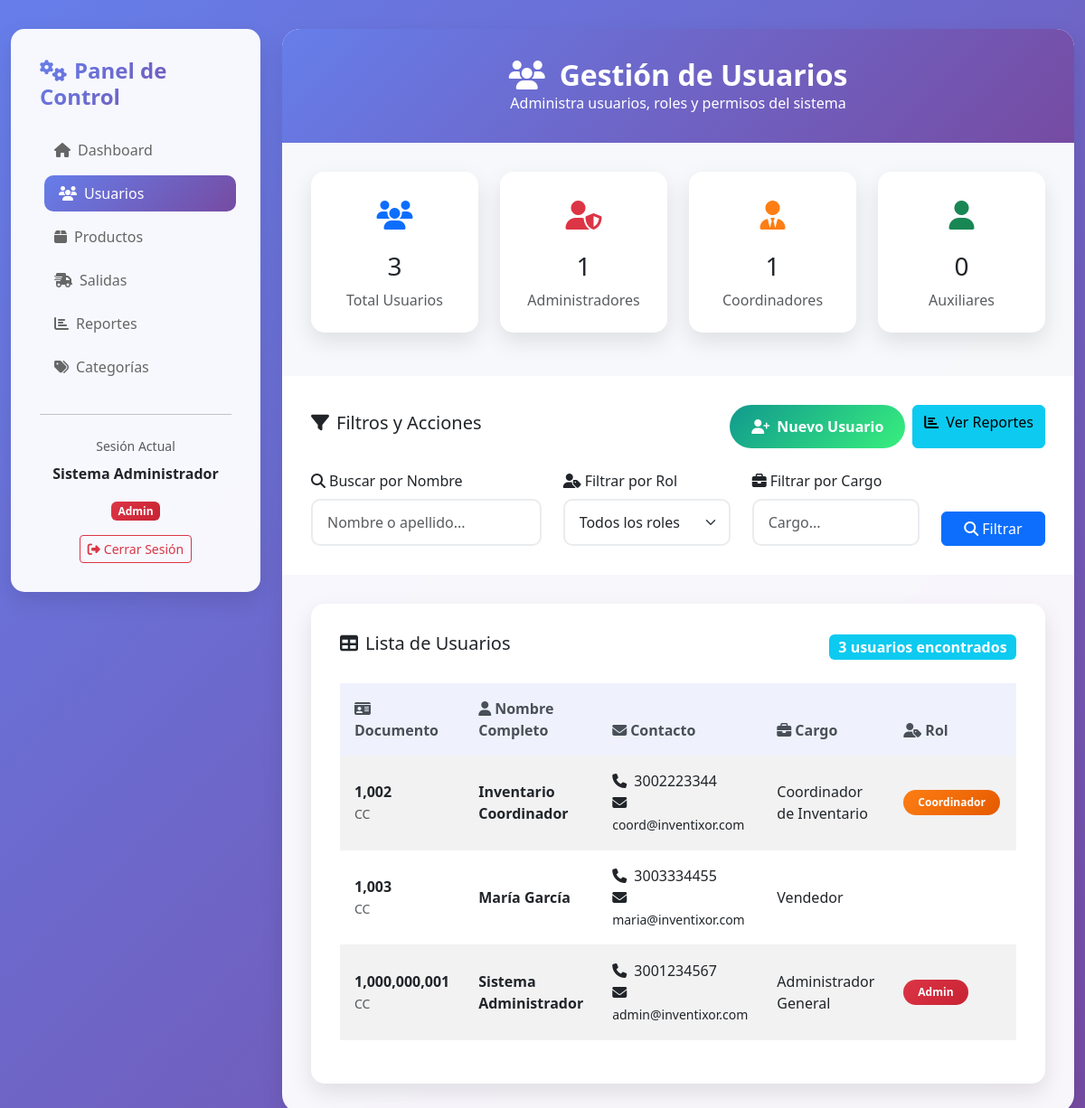
/usuarios.php (signed in), run on the app's committed database.
### tables this page shows
CREATE TABLE Users (
    num_doc BIGINT PRIMARY KEY,
    tipo_documento INT DEFAULT 1,
    apellidos VARCHAR(100) NOT NULL,
    nombres VARCHAR(100) NOT NULL,
    telefono BIGINT,
    correo VARCHAR(100),
    cargo VARCHAR(50),
    rol VARCHAR(20) DEFAULT 'empleado',
    contrasena VARCHAR(255) NOT NULL,
    activo BOOLEAN DEFAULT TRUE,
    fecha_creacion TIMESTAMP DEFAULT CURRENT_TIMESTAMP
);

### usuarios.php (the view, shortened to what this page needs)
<?php
require_once 'config/db.php';
$usuario = $_SESSION['user'];
$es_admin = $usuario['rol'] === 'admin';
$es_coordinador = $usuario['rol'] === 'coordinador' || $es_admin;
$filtro_nombre = $_GET['filtro_nombre'] ?? '';
$filtro_cargo = $_GET['filtro_cargo'] ?? '';
$sql = "SELECT u.*,
        (SELECT COUNT(*) FROM productos p WHERE p.num_doc = u.num_doc) as productos_asignados,
        (SELECT COUNT(*) FROM reportes r WHERE r.num_doc = u.num_doc) as reportes_creados
        FROM users u WHERE 1=1";
$sql .= " ORDER BY u.nombres, u.apellidos";
$stmt = $conn->prepare($sql);
$stmt->execute();
$usuarios_result = $stmt->get_result();
$stats_sql = "SELECT
    COUNT(*) as total_usuarios,
    SUM(CASE WHEN rol = 'admin' THEN 1 ELSE 0 END) as total_admins,
    SUM(CASE WHEN rol = 'coordinador' THEN 1 ELSE 0 END) as total_coordinadores,
    SUM(CASE WHEN rol = 'auxiliar' THEN 1 ELSE 0 END) as total_auxiliares
    FROM users";
$stats_result = $conn->query($stats_sql);
$stats = $stats_result->fetch_assoc();
?>
<!DOCTYPE html>
<html lang="es">
<head>
    <link href="https://cdn.jsdelivr.net/npm/bootstrap@5.3.0/dist/css/bootstrap.min.css" rel="stylesheet">
    <link rel="stylesheet" href="https://cdnjs.cloudflare.com/ajax/libs/font-awesome/6.4.0/css/all.min.css">
</head>
<body>
    <div class="container-fluid">
        <div class="row">
            <div class="col-md-3">
                <div class="sidebar">
                    <h4><i class="fas fa-cogs me-2"></i>Panel de Control</h4>
                    <ul class="nav flex-column">
                        <li class="nav-item">
                            <a class="nav-link" href="dashboard.php">
                                <i class="fas fa-home me-2"></i>Dashboard
                            </a>
                        </li>
                        <li class="nav-item">
                            <a class="nav-link active" href="usuarios.php">
                                <i class="fas fa-users me-2"></i>Usuarios
                            </a>
                        </li>
                        <li class="nav-item">
                            <a class="nav-link" href="productos.php">
                                <i class="fas fa-box me-2"></i>Productos
                            </a>
                        </li>
                        <li class="nav-item">
                            <a class="nav-link" href="salidas.php">
                                <i class="fas fa-shipping-fast me-2"></i>Salidas
                            </a>
                        </li>
                        <li class="nav-item">
                            <a class="nav-link" href="reportes.php">
                                <i class="fas fa-chart-bar me-2"></i>Reportes
                            </a>
                        </li>
                        <li class="nav-item">
                            <a class="nav-link" href="categorias.php">
                                <i class="fas fa-tags me-2"></i>Categorías
                            </a>
                        </li>
                    </ul>
                    <hr class="my-4">
                    <div class="text-center">
                        <p class="small text-muted mb-2">Sesión Actual</p>
                        <p class="fw-bold"><?php echo htmlspecialchars($usuario['nombres'] . ' ' . $usuario['apellidos']); ?></p>
                        <span class="badge badge-<?php echo $usuario['rol']; ?> mb-3"><?php echo ucfirst($usuario['rol']); ?></span>
                        <br>
                        <a href="logout.php" class="btn btn-outline-danger btn-sm">
                            <i class="fas fa-sign-out-alt me-1"></i>Cerrar Sesión
                        </a>
                    </div>
                </div>
            </div>
            <div class="col-md-9">
                <div class="main-content">
                    <div class="header-section animate-fade-in">
                        <h2><i class="fas fa-users me-3"></i>Gestión de Usuarios</h2>
                        <p class="mb-0">Administra usuarios, roles y permisos del sistema</p>
                    </div>
                    <div class="stats-section animate-fade-in">
                        <div class="row">
                            <div class="col-md-3 col-sm-6">
                                <div class="stat-card total">
                                    <div class="icon">
                                        <i class="fas fa-users"></i>
                                    </div>
                                    <h3><?php echo $stats['total_usuarios']; ?></h3>
                                    <p class="text-muted mb-0">Total Usuarios</p>
                                </div>
                            </div>
                            <div class="col-md-3 col-sm-6">
                                <div class="stat-card admin">
                                    <div class="icon">
                                        <i class="fas fa-user-shield"></i>
                                    </div>
                                    <h3><?php echo $stats['total_admins']; ?></h3>
                                    <p class="text-muted mb-0">Administradores</p>
                                </div>
                            </div>
                            <div class="col-md-3 col-sm-6">
                                <div class="stat-card coordinador">
                                    <div class="icon">
                                        <i class="fas fa-user-tie"></i>
                                    </div>
                                    <h3><?php echo $stats['total_coordinadores']; ?></h3>
                                    <p class="text-muted mb-0">Coordinadores</p>
                                </div>
                            </div>
                            <div class="col-md-3 col-sm-6">
                                <div class="stat-card auxiliar">
                                    <div class="icon">
                                        <i class="fas fa-user"></i>
                                    </div>
                                    <h3><?php echo $stats['total_auxiliares']; ?></h3>
                                    <p class="text-muted mb-0">Auxiliares</p>
                                </div>
                            </div>
                        </div>
                    </div>
                    <div class="filters-section animate-fade-in">
                        <div class="d-flex justify-content-between align-items-center mb-4">
                            <h5><i class="fas fa-filter me-2"></i>Filtros y Acciones</h5>
                            <div class="btn-toolbar" role="toolbar">
                                <?php if ($es_coordinador): ?>
                                <button type="button" class="btn btn-create me-2" onclick="crearUsuario()">
                                    <i class="fas fa-user-plus me-2"></i>Nuevo Usuario
                                </button>
                                <?php endif; ?>
                                <a href="reportes.php" class="btn btn-info">
                                    <i class="fas fa-chart-bar me-2"></i>Ver Reportes
                                </a>
                            </div>
                        </div>
                        <form method="GET" class="row align-items-end">
                            <div class="col-md-4">
                                <label for="filtro_nombre" class="form-label">
                                    <i class="fas fa-search me-1"></i>Buscar por Nombre
                                </label>
                                <input type="text" name="filtro_nombre" id="filtro_nombre" class="form-control"
                                       placeholder="Nombre o apellido..." value="<?php echo htmlspecialchars($filtro_nombre); ?>">
                            </div>
                            <div class="col-md-3">
                                <label for="filtro_rol" class="form-label">
                                    <i class="fas fa-user-tag me-1"></i>Filtrar por Rol
                                </label>
                                <select name="filtro_rol" id="filtro_rol" class="form-select">
                                    <option value="">Todos los roles</option>
                                </select>
                            </div>
                            <div class="col-md-3">
                                <label for="filtro_cargo" class="form-label">
                                    <i class="fas fa-briefcase me-1"></i>Filtrar por Cargo
                                </label>
                                <input type="text" name="filtro_cargo" id="filtro_cargo" class="form-control"
                                       placeholder="Cargo..." value="<?php echo htmlspecialchars($filtro_cargo); ?>">
                            </div>
                            <div class="col-md-2">
                                <button type="submit" class="btn btn-primary w-100">
                                    <i class="fas fa-search"></i> Filtrar
                                </button>
                            </div>
                        </form>
                    </div>
                    <div class="table-card animate-fade-in">
                        <div class="d-flex justify-content-between align-items-center mb-4">
                            <h5><i class="fas fa-table me-2"></i>Lista de Usuarios</h5>
                            <span class="badge bg-info fs-6"><?php echo $usuarios_result->num_rows; ?> usuarios encontrados</span>
                        </div>
                        <?php if ($usuarios_result->num_rows > 0): ?>
                        <div class="table-responsive">
                            <table class="table table-striped table-hover">
                                <thead>
                                    <tr>
                                        <th><i class="fas fa-id-card me-1"></i>Documento</th>
                                        <th><i class="fas fa-user me-1"></i>Nombre Completo</th>
                                        <th><i class="fas fa-envelope me-1"></i>Contacto</th>
                                        <th><i class="fas fa-briefcase me-1"></i>Cargo</th>
                                        <th><i class="fas fa-user-tag me-1"></i>Rol</th>
                                        <th><i class="fas fa-chart-bar me-1"></i>Estadísticas</th>
                                    </tr>
                                </thead>
                                <tbody>
                                    <?php while($usuario_row = $usuarios_result->fetch_assoc()): ?>
                                    <tr>
                                        <td>
                                            <strong><?php echo number_format($usuario_row['num_doc']); ?></strong>
                                            <br><small class="text-muted">
                                                <?php
                                                $tipos_doc = [1 => 'CC', 2 => 'CE', 3 => 'PP', 4 => 'TI'];
                                                echo $tipos_doc[$usuario_row['tipo_documento']] ?? 'N/A';
                                                ?>
                                            </small>
                                        </td>
                                        <td>
                                            <strong><?php echo htmlspecialchars($usuario_row['nombres'] . ' ' . $usuario_row['apellidos']); ?></strong>
                                        </td>
                                        <td>
                                            <div>
                                                <i class="fas fa-phone me-1"></i>
                                                <?php echo htmlspecialchars($usuario_row['telefono']); ?>
                                            </div>
                                            <div>
                                                <i class="fas fa-envelope me-1"></i>
                                                <small><?php echo htmlspecialchars($usuario_row['correo']); ?></small>
                                            </div>
                                        </td>
                                        <td><?php echo htmlspecialchars($usuario_row['cargo']); ?></td>
                                        <td>
                                            <span class="badge badge-rol badge-<?php echo $usuario_row['rol']; ?>">
                                                <?php echo ucfirst($usuario_row['rol']); ?>
                                            </span>
                                        </td>
                                        <td>
                                        </td>
                                    </tr>
                                    <?php endwhile; ?>
                                </tbody>
                            </table>
                        </div>
                        <?php endif; ?>
                    </div>
                </div>
            </div>
        </div>
    </div>
</body>
</html>

### data on the page
users: num_doc "1,002", tipo_documento "CC", nombres+apellidos "Inventario Coordinador", telefono "3002223344", correo "coord@inventixor.com", cargo "Coordinador de Inventario", rol "Coordinador"
users: num_doc "1,003", tipo_documento "CC", nombres+apellidos "María García", telefono "3003334455", correo "maria@inventixor.com", cargo "Vendedor"
users: num_doc "1,000,000,001", tipo_documento "CC", nombres+apellidos "Sistema Administrador", telefono "3001234567", correo "admin@inventixor.com", cargo "Administrador General", rol "Admin"

### other printed values
$usuario['nombres'] . ' ' . $usuario['apellidos'] "Sistema Administrador"
$usuario['rol'] "Admin"
$stats['total_usuarios'] "3"
$stats['total_admins'] "1"
$stats['total_coordinadores'] "1"
$stats['total_auxiliares'] "0"
$usuarios_result->num_rows "3"
